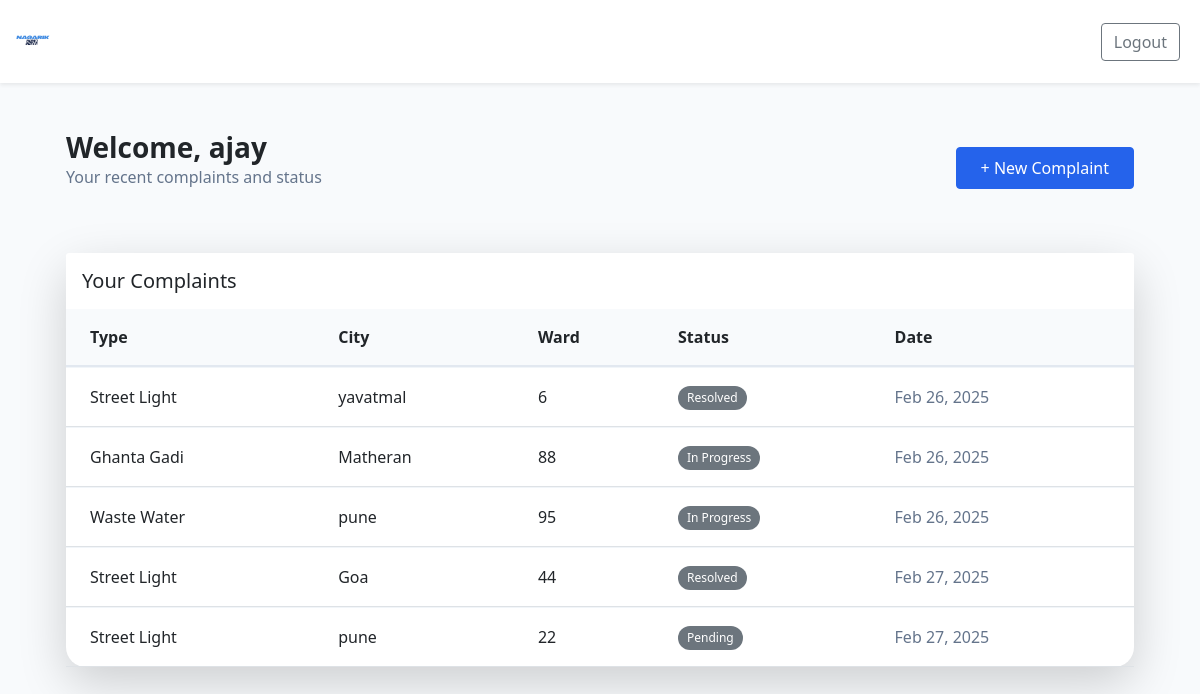
The app's page /dashboard/ (signed in) with its own data.
### complaints/models.py (models this page shows, shortened)
class Complaint(models.Model):
    COMPLAINT_TYPES = (
        ('street_light', 'Street Light'),
        ('ghanta_gadi', 'Ghanta Gadi'),
        ('waste_water', 'Waste Water'),
        ('road', 'Road'),
    )
    STATUS_CHOICES = (
        ('pending', 'Pending'),
        ('in_progress', 'In Progress'),
        ('resolved', 'Resolved'),
    )
    user = models.ForeignKey(User, on_delete=models.CASCADE)
    complaint_type = models.CharField(max_length=50, choices=COMPLAINT_TYPES)
    city = models.CharField(max_length=100)
    ward_number = models.IntegerField()
    description = models.TextField()
    created_at = models.DateTimeField(auto_now_add=True)
    status = models.CharField(max_length=20, choices=STATUS_CHOICES, default='pending')

### complaints/views.py (the view)
# urls.py: path('dashboard/', views.user_dashboard, name='user_dashboard'),
@login_required
def user_dashboard(request):
    complaints = Complaint.objects.filter(user=request.user)
    return render(request, 'user_dashboard.html', {'complaints': complaints})

### complaints/templates/user_dashboard.html (shortened to what this page needs)
{% extends 'base.html' %}
{% block content %}
<div class="container-fluid px-4">
    <div class="d-flex justify-content-between align-items-center mb-5">
        <div>
            <h1 class="h3 fw-bold mb-0">Welcome, {{ user.username }}</h1>
            <p class="text-muted">Your recent complaints and status</p>
        </div>
        <a href="{% url 'add_complaint' %}" class="btn btn-primary px-4 py-2">
            + New Complaint
        </a>
    </div>
    <div class="card border-0 shadow-lg">
        <div class="card-header bg-white border-0 py-3">
            <h5 class="mb-0 fw-semibold">Your Complaints</h5>
        </div>
        <div class="card-body p-0">
            <div class="table-responsive">
                <table class="table table-hover align-middle mb-0">
                    <thead class="bg-light">
                        <tr>
                            <th class="ps-4">Type</th>
                            <th>City</th>
                            <th>Ward</th>
                            <th>Status</th>
                            <th class="pe-4">Date</th>
                        </tr>
                    </thead>
                    <tbody>
                        {% for complaint in complaints %}
                        <tr class="clickable-row" style="cursor: pointer;"
                            data-href="{% url 'complaint_detail' complaint.id %}">
                            <td class="ps-4 fw-medium">{{ complaint.get_complaint_type_display }}</td>
                            <td>{{ complaint.city }}</td>
                            <td>{{ complaint.ward_number }}</td>
                            <td>
                                <span class="badge rounded-pill
                                    {% if complaint.status == 'Resolved' %}bg-success
                                    {% elif complaint.status == 'In Progress' %}bg-warning text-dark
                                    {% else %}bg-secondary{% endif %}">
                                    {{ complaint.get_status_display }}
                                </span>
                            </td>
                            <td class="pe-4 text-muted">{{ complaint.created_at|date:"M d, Y" }}</td>
                        </tr>
                        {% endfor %}
                    </tbody>
                </table>
            </div>
        </div>
    </div>
</div>
{% endblock %}

### complaints/static/css/style.css (style rules this page uses)
:root { --primary-color: #2563eb; --primary-hover: #1d4ed8; }
.btn-primary { background-color: var(--primary-color); border-color: var(--primary-color); }
.card { border-radius: 1.25rem; }
.text-muted { color: #64748b !important; }
.clickable-row { transition: all 0.2s ease; }
.bg-light { background-color: #f8fafc !important; }
.table { border-collapse: separate; border-spacing: 0; }
.table thead th { border-bottom: 2px solid #e2e8f0; border-top: none; }
.table td, .table th { padding: 1rem; vertical-align: middle; border-top: 1px solid #f1f5f9; }
.badge { padding: 0.5em 0.75em; font-weight: 500; }

### records on screen
Complaint: complaint_type "Street Light", city "yavatmal", ward_number "6", status "Resolved", created_at "Feb 26, 2025"
Complaint: complaint_type "Ghanta Gadi", city "Matheran", ward_number "88", status "In Progress", created_at "Feb 26, 2025"
Complaint: complaint_type "Waste Water", city "pune", ward_number "95", status "In Progress", created_at "Feb 26, 2025"
Complaint: complaint_type "Street Light", city "Goa", ward_number "44", status "Resolved", created_at "Feb 27, 2025"
Complaint: complaint_type "Street Light", city "pune", ward_number "22", status "Pending", created_at "Feb 27, 2025"

### other values on screen
{{ user.username }} "ajay"
